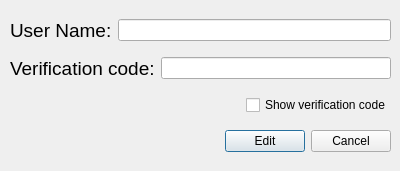
<?xml version="1.0" encoding="UTF-8"?>
<ui version="4.0">
 <class>Dialog_EUI</class>
 <widget class="QDialog" name="Dialog_EUI">
  <property name="geometry">
   <rect>
    <x>0</x>
    <y>0</y>
    <width>400</width>
    <height>171</height>
   </rect>
  </property>
  <property name="windowTitle">
   <string>Dialog</string>
  </property>
  <widget class="QWidget" name="layoutWidget">
   <property name="geometry">
    <rect>
     <x>10</x>
     <y>10</y>
     <width>381</width>
     <height>151</height>
    </rect>
   </property>
   <layout class="QVBoxLayout" name="verticalLayout">
    <item>
     <layout class="QHBoxLayout" name="horizontalLayout_2">
      <item>
       <widget class="QLabel" name="label">
        <property name="text">
         <string>&lt;html&gt;&lt;head/&gt;&lt;body&gt;&lt;p&gt;&lt;span style=&quot; font-size:14pt;&quot;&gt;User Name:&lt;/span&gt;&lt;/p&gt;&lt;/body&gt;&lt;/html&gt;</string>
        </property>
       </widget>
      </item>
      <item>
       <widget class="QLineEdit" name="lineEdit">
        <property name="echoMode">
         <enum>QLineEdit::Normal</enum>
        </property>
       </widget>
      </item>
     </layout>
    </item>
    <item>
     <layout class="QHBoxLayout" name="horizontalLayout_4">
      <item>
       <widget class="QLabel" name="label_3">
        <property name="text">
         <string>&lt;html&gt;&lt;head/&gt;&lt;body&gt;&lt;p&gt;&lt;span style=&quot; font-size:14pt;&quot;&gt;Verification code:&lt;/span&gt;&lt;/p&gt;&lt;/body&gt;&lt;/html&gt;</string>
        </property>
       </widget>
      </item>
      <item>
       <widget class="QLineEdit" name="lineEdit_3">
        <property name="echoMode">
         <enum>QLineEdit::Password</enum>
        </property>
       </widget>
      </item>
     </layout>
    </item>
    <item>
     <layout class="QHBoxLayout" name="horizontalLayout_6">
      <item>
       <spacer name="horizontalSpacer_3">
        <property name="orientation">
         <enum>Qt::Horizontal</enum>
        </property>
        <property name="sizeHint" stdset="0">
         <size>
          <width>40</width>
          <height>20</height>
         </size>
        </property>
       </spacer>
      </item>
      <item>
       <widget class="QCheckBox" name="checkBox">
        <property name="text">
         <string>Show verification code</string>
        </property>
       </widget>
      </item>
     </layout>
    </item>
    <item>
     <layout class="QHBoxLayout" name="horizontalLayout">
      <item>
       <spacer name="horizontalSpacer">
        <property name="orientation">
         <enum>Qt::Horizontal</enum>
        </property>
        <property name="sizeHint" stdset="0">
         <size>
          <width>40</width>
          <height>20</height>
         </size>
        </property>
       </spacer>
      </item>
      <item>
       <widget class="QPushButton" name="pushButton">
        <property name="text">
         <string>Edit</string>
        </property>
       </widget>
      </item>
      <item>
       <widget class="QPushButton" name="pushButton_2">
        <property name="text">
         <string>Cancel</string>
        </property>
       </widget>
      </item>
     </layout>
    </item>
   </layout>
  </widget>
 </widget>
 <tabstops>
  <tabstop>lineEdit</tabstop>
  <tabstop>lineEdit_3</tabstop>
  <tabstop>checkBox</tabstop>
  <tabstop>pushButton</tabstop>
  <tabstop>pushButton_2</tabstop>
 </tabstops>
 <resources/>
 <connections>
  <connection>
   <sender>pushButton</sender>
   <signal>clicked()</signal>
   <receiver>Dialog_EUI</receiver>
   <slot>close()</slot>
   <hints>
    <hint type="sourcelabel">
     <x>234</x>
     <y>144</y>
    </hint>
    <hint type="destinationlabel">
     <x>154</x>
     <y>123</y>
    </hint>
   </hints>
  </connection>
  <connection>
   <sender>pushButton_2</sender>
   <signal>clicked()</signal>
   <receiver>Dialog_EUI</receiver>
   <slot>close()</slot>
   <hints>
    <hint type="sourcelabel">
     <x>349</x>
     <y>143</y>
    </hint>
    <hint type="destinationlabel">
     <x>95</x>
     <y>84</y>
    </hint>
   </hints>
  </connection>
 </connections>
</ui>
